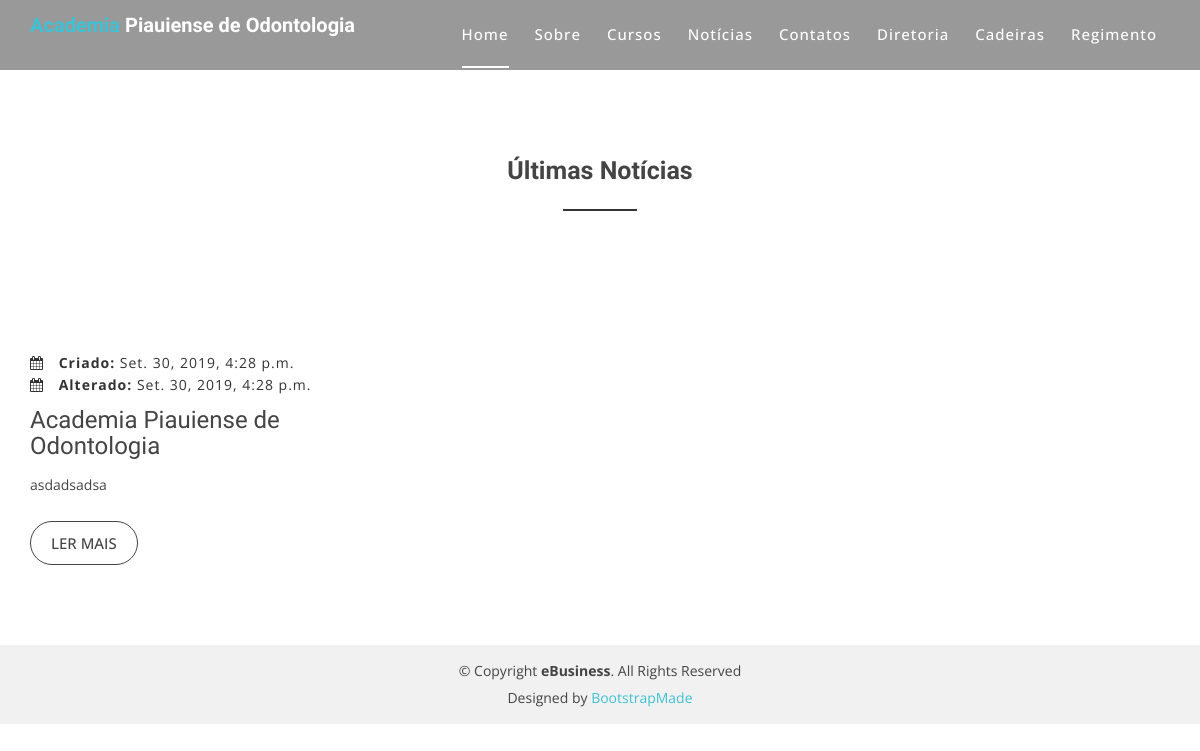
The page /noticia/lista/ on the database its author committed.
### core/models.py (models this page shows)
class Noticia(models.Model):
	titulo = models.CharField(max_length=1000)
	subtitulo = models.CharField(max_length=1000)
	conteudo = models.CharField(max_length=40000)
	criado = models.DateTimeField(auto_now_add=True)
	modificado = models.DateTimeField(auto_now=True)
	imagem = models.ImageField(upload_to='imagens/', blank=True, null=True)

### front/views.py (the view)
# urls.py: path('noticia/lista/', views.lista_noticias, name='front_noticias'),
def lista_noticias(request):
	noticias = Noticia.objects.all()
	lista_noticias = noticias
	lista_noticias.reverse()
	return render(request, 'front_noticias.html', {'noticias': lista_noticias})

### front/templates/front_noticias.html (shortened to what this page needs)
{% load staticfiles %}
<!doctype html>
<html lang="pt-br">
<head>
  <link href="{% static "lib/bootstrap/css/bootstrap.min.css" %}" rel="stylesheet">
  <link href="{% static "lib/nivo-slider/css/nivo-slider.css" %}" rel="stylesheet">
  <link href="{% static "lib/owlcarousel/owl.carousel.css" %}" rel="stylesheet">
  <link href="{% static "lib/owlcarousel/owl.transitions.css" %}" rel="stylesheet">
  <link href="{% static "lib/font-awesome/css/font-awesome.min.css" %}" rel="stylesheet">
  <link href="{% static "lib/animate/animate.min.css" %}" rel="stylesheet">
  <link href="{% static "lib/venobox/venobox.css" %}" rel="stylesheet">
  <link href="{% static "css/nivo-slider-theme.css" %}" rel="stylesheet">
  <link href="{% static "css/style.css" %}" rel="stylesheet">
  <link href="{% static "css/responsive.css" %}" rel="stylesheet">
  <link href="{% static "css/noticia.css" %}" rel="stylesheet">
</head>
<body data-spy="scroll" data-target="#navbar-example">
  <header>
    <div id="sticker" class="header-area">
      <div class="container">
        <div class="row">
          <div class="col-md-12 col-sm-12">
            <nav class="navbar navbar-default">
              <div class="navbar-header">
                <a class="navbar-brand page-scroll sticky-logo" href="{% url 'index' %}">
                  <h1><span>Academia</span> Piauiense de Odontologia</h1>
                </a>
              </div>
              <div class="collapse navbar-collapse main-menu bs-example-navbar-collapse-1" id="navbar-example">
                <ul class="nav navbar-nav navbar-right">
                  <li class="active">
                    <a class="page-scroll" href="#{% url 'index' %}#home">Home</a>
                  </li>
                  <li>
                    <a class="page-scroll" href="#% url 'index' %}#sobre">Sobre</a>
                  </li>
                  <li>
                    <a class="page-scroll" href="#{% url 'index' %}#cursos">Cursos</a>
                  </li>
                  <li>
                    <a class="page-scroll" href="#noticias">Notícias</a>
                  </li>
                  <li>
                    <a class="page-scroll" href="{% url 'index' %}#contatos">Contatos</a>
                  </li>
                  <li>
                    <a href="{% url 'front_diretoria' %}">Diretoria</a>
                  </li>
                  <li>
                    <a class="page-scroll" href="#cadeiras">Cadeiras</a>
                  </li>
                  <li>
                    <a href="{% url 'front_estatuto' %}">Regimento</a>
                  </li>
                </ul>
              </div>
            </nav>
          </div>
        </div>
      </div>
    </div>
  </header>
  <div id="noticias" class="blog-area noticia">
    <div class="blog-inner area-padding">
      <div class="container ">
        <div class="row">
          <div class="col-md-12 col-sm-12 col-xs-12">
            <div class="section-headline text-center">
              <h2>Últimas Notícias</h2>
            </div>
          </div>
        </div>
        <div class="row">
          {% for noticia in noticias %}
          <div class="col-md-4 col-sm-4 col-xs-4 notice">
            <div class="single-blog">
              <div class="single-blog-img">
              </div>
              <div class="blog-meta">
                <span class="date-type">
                  <i class="fa fa-calendar"></i> <b>Criado: </b>{{noticia.criado}}
                </span>
                <br>
                <span class="date-type">
                  <i class="fa fa-calendar"></i> <b>Alterado: </b>{{noticia.modificado}}
                </span>
              </div>
              <div class="blog-text">
                <h4>
                  <a>{{noticia.titulo}}</a>
                </h4>
                <div id="div_conteudo_noticia{{noticia.id}}">
                </div>
              </div>
              <span>
                <a href="{% url 'front_detalha_noticia' noticia.id %}" class="ready-btn">Ler Mais</a>
              </span>
            </div>
          </div>
          {% endfor %}
        </div>
      </div>
    </div>
  </div>
  <footer>
    <div class="footer-area-bottom">
      <div class="container">
        <div class="row">
          <div class="col-md-12 col-sm-12 col-xs-12">
            <div class="copyright text-center">
              <p>
                &copy; Copyright <strong>eBusiness</strong>. All Rights Reserved
              </p>
            </div>
            <div class="credits">
              Designed by <a href="https://bootstrapmade.com/">BootstrapMade</a>
            </div>
          </div>
        </div>
      </div>
    </div>
  </footer>
</body>
</html>

### front/static/css/style.css (style rules this page uses)
html, body { height: 100%; }
p { margin: 0 0 15px; color: #444; }
h1, h2, h3, h4, h5, h6 { font-family: 'Raleway', sans-serif; margin: 0 0 15px; color: #444; font-weight: 500; }
h1 { font-size: 48px; line-height: 50px; }
h2 { font-size: 38px; line-height: 40px; }
h4 { font-size: 24px; line-height: 26px; }
a { transition: all 0.3s ease 0s; text-decoration: none; }
body { background: #fff none repeat scroll 0 0; color: #444; font-family: 'Open Sans', sans-serif; font-size: 14px; text-align: left; overflow-x: hidden; line-height: 22px; }
ul { list-style: outside none none; margin: 0; padding: 0; }
.area-padding { padding: 70px 0px 80px; }
.section-headline h2 { display: inline-block; font-size: 40px; font-weight: 600; margin-bottom: 70px; position: relative; text-transform: capitalize; }
.section-headline h2::after { border: 1px solid #333; bottom: -20px; content: ""; left: 0; margin: 0 auto; position: absolute; right: 0; width: 40%; }
.header-area { position: absolute; top: 0; left: 0; width: 100%; height: auto; background: rgba(0, 0, 0, 0.40); z-index: 9; }
.navbar-header a.navbar-brand { display: inline-block; height: 70px; padding: 15px 0; }
.main-menu ul.navbar-nav li { display: inline-block; padding: 0px 13px; }
.main-menu ul.navbar-nav li a { background: rgba(0, 0, 0, 0) none repeat scroll 0 0; color: #fff; font-size: 15px; font-weight: 500; padding: 24px 0px; text-transform: capitalize; letter-spacing: 1px; }
.main-menu ul.navbar-nav li.active a::after { border: 1px solid #fff; bottom: 0px; content: ""; left: 0; position: absolute; width: 100%; }
.main-menu ul.navbar-nav li.active a { background: rgba(0, 0, 0, 0) none repeat scroll 0 0; color: #fff; position: relative; }
.navbar { border: medium none; margin-bottom: 0; }
.navbar-default { background: rgba(0, 0, 0, 0) none repeat scroll 0 0; }
.sticky-logo h1 { color: #fff; padding: 0; margin: 0; font-size: 20px; font-weight: bold; line-height: 1; }
.sticky-logo h1 span { color: #3ec1d5; }
.blog-area { height: auto; width: 100%; }
.blog-text h4 a { color: #444; text-decoration: none; }
.blog-text h4 { color: #444; margin-bottom: 15px; }
.blog-meta span i { padding-right: 10px; }
.blog-meta { border-bottom: 1px dotted #fff; padding: 10px 0; }
.comments-type>a, .date-type, .blog-meta span.comments-type { color: #333; letter-spacing: 1px; margin-right: 5px; }
.single-blog .ready-btn { border: 1px solid #444; border-radius: 30px; color: #444; cursor: pointer; display: inline-block; font-size: 15px; font-weight: 500; margin-top: 10px; padding: 10px 20px; text-align: center; text-transform: uppercase; transition: all 0.4s ease 0s; }
.footer-area-bottom { background: #f1f1f1 none repeat scroll 0 0; padding: 15px 0; }
.copyright>p { margin-bottom: 0; color: #444; }
.copyright a, .credits a { color: #3EC1D5; }
.credits { padding-top: 5px; text-align: center; }
.ready-btn { border: 1px solid #fff; border-radius: 30px; color: #fff; cursor: pointer; display: inline-block; font-size: 17px; font-weight: 600; margin-top: 30px; padding: 12px 40px; text-align: center; text-transform: uppercase; transition: all 0.4s ease 0s; z-index: 222; }

### front/static/css/noticia.css (style rules this page uses)
.noticia { margin-top: 2%; }
.noticia h2 { font-size: 24px; }
.notice { margin-top: 5%; }
.section-headline h2 { font-size: 25px; margin-top: 5%; }

### rows shown on the page
Noticia: criado "Set. 30, 2019, 4:28 p.m.", modificado "Set. 30, 2019, 4:28 p.m.", titulo "Academia Piauiense de Odontologia"
